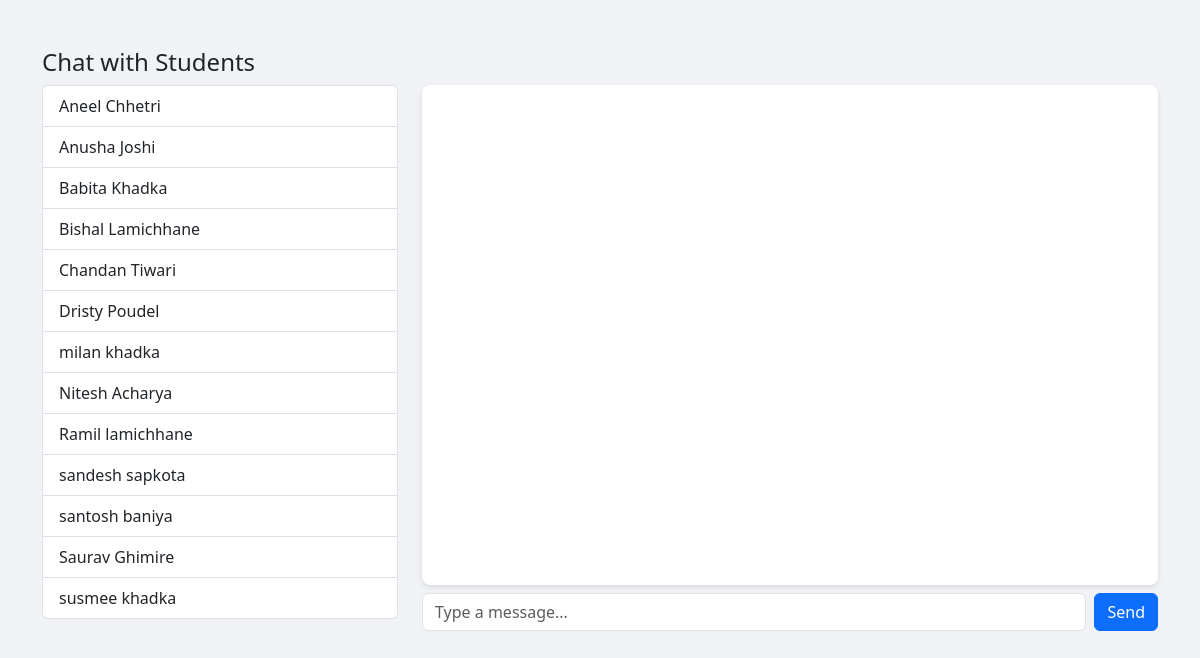
/chat_page.php (signed in), run on the app's committed database.
### tables this page shows
CREATE TABLE `students` (
  `id` int NOT NULL AUTO_INCREMENT,
  `full_name` varchar(100) NOT NULL,
  `email` varchar(100) NOT NULL,
  `student_id` varchar(20) DEFAULT NULL,
  `phone` varchar(20) DEFAULT NULL,
  `password` varchar(255) NOT NULL,
  `department` varchar(100) NOT NULL,
  `department_id` int DEFAULT NULL,
  `semester_id` int DEFAULT NULL,
  `faculty` varchar(100) DEFAULT NULL,
  `section` varchar(10) DEFAULT NULL,
  `batch_year` int DEFAULT NULL,
  `symbol_no` varchar(50) NOT NULL,
  `dob` date DEFAULT NULL,
  `profile_photo` varchar(255) DEFAULT 'images/default_user.png',
  `created_at` timestamp NULL DEFAULT CURRENT_TIMESTAMP,
  `otp` varchar(6) DEFAULT NULL,
  `otp_expiry` datetime DEFAULT NULL,
  `is_verified` tinyint(1) DEFAULT '0',
  `semester` tinyint(1) DEFAULT '1',
  `status` enum('active','inactive') DEFAULT 'active',
  PRIMARY KEY (`id`),
  UNIQUE KEY `email` (`email`),
  UNIQUE KEY `symbol_no` (`symbol_no`)
);

### chat_page.php (the view, shortened to what this page needs)
<?php
require 'db_config.php';
$students_res = $conn->query("SELECT * FROM students ORDER BY full_name ASC");
$students = [];
while($stu = $students_res->fetch_assoc()){
    $students[] = $stu;
}
?>
<!DOCTYPE html>
<html lang="en">
<head>
<link href="https://cdn.jsdelivr.net/npm/bootstrap@5.3.2/dist/css/bootstrap.min.css" rel="stylesheet">
</head>
<body>
<div class="container mt-5">
    <h4>Chat with Students</h4>
    <div class="row">
        <div class="col-md-4">
            <ul class="list-group" id="studentList">
                <?php foreach($students as $stu): ?>
                <li class="list-group-item student-item" data-id="<?= $stu['id'] ?>"><?= $stu['full_name'] ?></li>
                <?php endforeach; ?>
            </ul>
        </div>
        <div class="col-md-8">
            <div class="chat-box" id="chatBox"></div>
            <form id="messageForm" class="mt-2 d-flex">
                <input type="text" class="form-control me-2" id="messageInput" placeholder="Type a message..." required>
                <button class="btn btn-primary">Send</button>
            </form>
        </div>
    </div>
</div>
</body>
</html>

### chat_page.php (style rules this page uses)
body { background: #f0f2f5; }
.chat-box { height:500px; overflow-y:auto; background:#fff; padding:10px; border-radius:8px; box-shadow:0 2px 5px rgba(0,0,0,0.1); }
.list-group-item { cursor:pointer; }

### data on the page
students: full_name "Aneel Chhetri"
students: full_name "Anusha Joshi"
students: full_name "Babita Khadka"
students: full_name "Bishal Lamichhane"
students: full_name "Chandan Tiwari"
students: full_name "Dristy Poudel"
students: full_name "milan khadka"
students: full_name "Nitesh Acharya"
students: full_name "Ramil lamichhane"
students: full_name "sandesh sapkota"
students: full_name "santosh baniya"
students: full_name "Saurav Ghimire"
students: full_name "susmee khadka"
